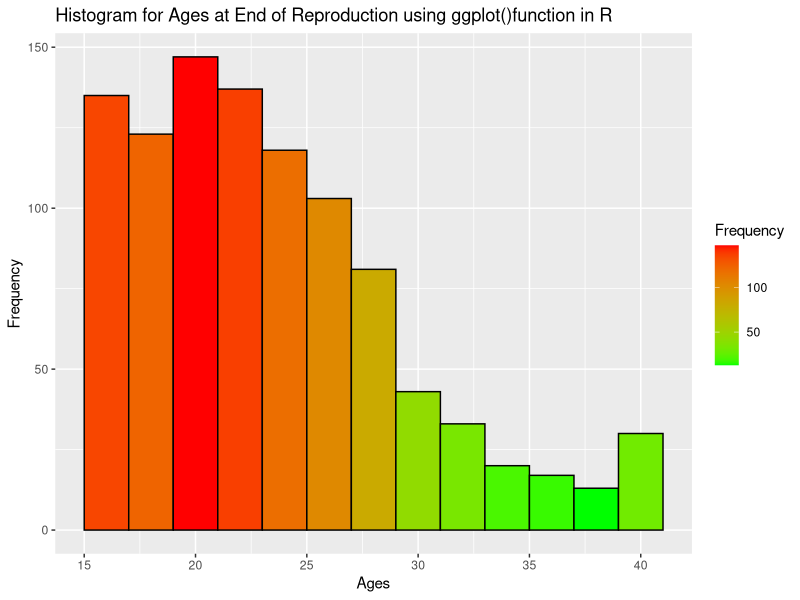
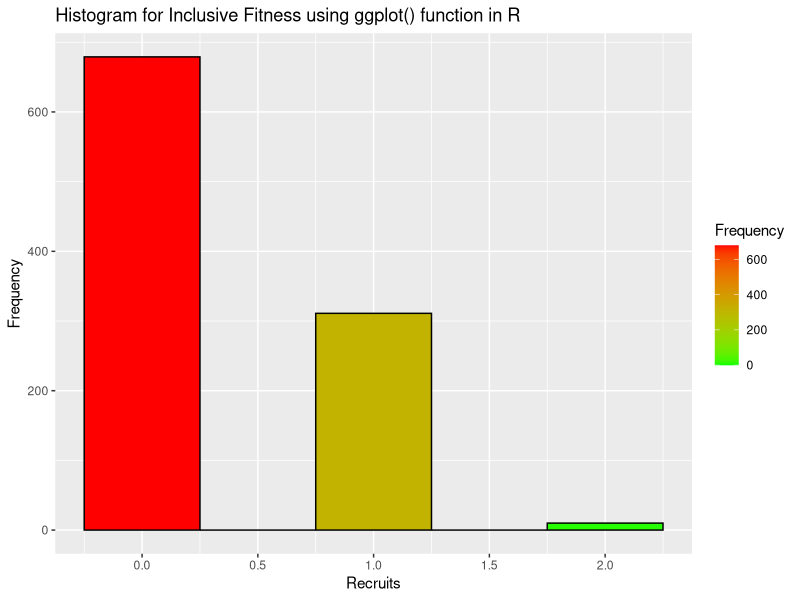

Reproduce these figures in R, in order.
# Install package
# ggplot2:for ggplot() functions.
install.packages("ggplot2")
#Use library command after installation to load the package
library(ggplot2)
library(lattice)
# Clean up :clear any previous data that can affect the result while running the code.
rm(list = ls())
# Declare two list variables
# 1.ages: to hold the female's final ages.
# 2.recruits :to hold total number of recruited offsprings.
ages<-c()
recruits<-c()
# loop to simulate 1000 female life histories.
for (i in 1:1000)
{
  # co :tracks condition of each individual female.
  # rnorm(1,100,10) : normal distribution a single draw with a mean of 100 and standard deviation of 10.
  co<-rnorm(1,100,10)
  # Initialise the variables with values as mensioned in the assignmnt.
  # Influence of environment represented by mean (enMu) and standard deviation (enSD)
  #initial value is set as 0 and 20 respectively and it changes for different scenarios.
  age<- 15
  alive<- 1
  enMu<- 2
  enSD<- 1
  b0<- -10
  b1<- 0.1
  inv<- 10
  s0<- -2
  s1<- 0.05
  calf<- 0
  calfage<- 0
  offspring<- 0
  recruit<- 0
  while(alive==1 && age<40)
  {
    co<-(co + rnorm(1,enMu,enSD))
    #Probability of Survival (sr) depend on linear predictor :s0+s1*co
    sr<-exp(s0+s1*co)/(1+exp(s0+s1*co))
    if(alive<-rbinom(1,1,sr)==1)
      age=age+1
    #Variable calf is 0 if female currently doesn't have a calf and 1 if she does.
    if(calf==0){
      #If female doesn't have a calf then:
      #Breeding Probability (b)depend on linear predictor :b0+b1*co
      #if a calf is born, then set calf to 1
      b<-exp(b0+b1*co)/(1+exp(b0+b1*co))
      if(rbinom(1,1,b)==1)
        calf<-1
    }
    else if(calf==1){
      #If female has a calf then:
      #decrement female's condition (co) by anual maternity investment (inv). 
      
      #set calf to zero if calf has died
      #set calfage to zero if calf has died, or increment it by one otherwise.
      co<-co-inv
      if(rbinom(1,1,0.80))
      {
        calfage=calfage+1
      }
      else
      {
        calf<-0
        calfage<-0
      }
    }
    if(calfage>4)
    {
      #If the calf has reached the age of independence then:
      #Increment the number of the mothers offspring by 1.
      #reset calf and calfage to zero.
      offspring= offspring+1
      calf<-0
      calfage<-0
    }
  }
  ages[i]<-age
  if(rbinom(1,1,0.98)==1)
    recruit=offspring
  recruits[i]<-recruit
}
# Creat data frames for ggplot(),ages.df for ages & recruits.df for recruits.
ages.df <- data.frame(ages)
recruits.df <- data.frame(recruits)

#Visualisation of result using histogram with commands  ggplot().
#Histograms for Ages at End of Reproduction

ggplot(data=ages.df, aes(x = ages)) +
  geom_histogram(binwidth = 2,
                 col="black",
                 aes(fill=..count..)) +
  scale_fill_gradient("Frequency",
                      low = "green",
                      high = "red") +
  labs(title="Histogram for Ages at End of Reproduction using ggplot()function in R",
       x="Ages",
       y="Frequency")
#Histograms for Inclusive Fitness 

ggplot(data=recruits.df,
       aes(x = recruits)) +
  geom_histogram(binwidth = .5,
                 col="black",
                 aes(fill=..count..)) +
  scale_fill_gradient("Frequency",
                      low = "green",
                      high = "red") +
  labs(title="Histogram for Inclusive Fitness using ggplot() function in R",
       x="Recruits",
       y="Frequency")
#Average number of offsprings produced (AvgOffProd)
AvgOffProd<-sum(recruits[1:1000])/1000 
